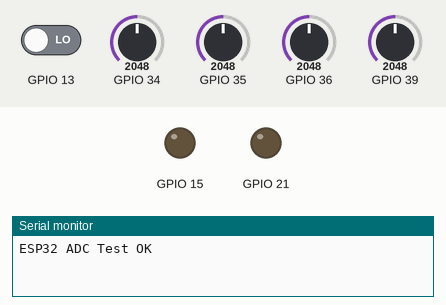
This sketch was run on a simulated ESP32. Parts: output pins drawn as LEDs (lit = HIGH), the last lines printed to the serial monitor. The inputs (shaded band) are chosen by the test bench; at power-on: GPIO 13 LOW, GPIO 34 = 2048, GPIO 35 = 2048, GPIO 36 = 2048, GPIO 39 = 2048.

Above: at 0.5 s.
At 1.2 s:
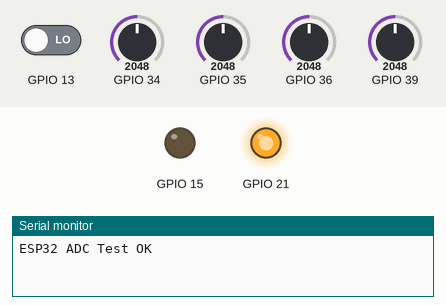
At 5.5 s:
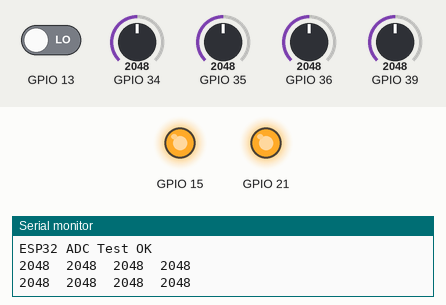
Timing chart, 0 to 8.1 s (numbered marks = the images above):
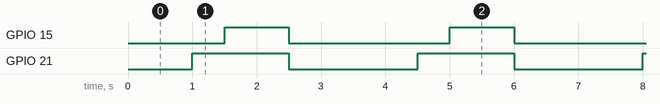

The sketch:

ESP32_Remote_Joystick_check.ino
```cpp
void setup() {
  Serial.begin(115200);
  Serial.println("ESP32 ADC Test OK");
  pinMode(15, OUTPUT);
  pinMode(21, OUTPUT);
}

void loop() {
  delay(1000);
  digitalWrite(21, HIGH);
  delay(500);
  digitalWrite(15, HIGH);
  int a = analogRead(34);
  int b = analogRead(35);
  int c = analogRead(36);
  int d = analogRead(39);
  int isON = digitalRead(13);

  Serial.print(a);
  Serial.print("  ");
  Serial.print(b);
  Serial.print("  ");
  Serial.print(c);
  Serial.print("  ");
  Serial.println(d);
  // if (Serial.available()){
  //   Serial.print(isON);
  //   char on = Serial.read();
      // pinMode(13, INPUT);
  //   if (on=='1') digitalWrite(13, HIGH);
  //   else digitalWrite(13, LOW);
  // }

  delay(1000);

  digitalWrite(21,LOW);
  digitalWrite(15,LOW);
 delay(1000);


}
```

Measured:
- by itself, GPIO 15: alternates HIGH for 1.0 s and LOW for 2.5 s
- by itself, GPIO 21: alternates HIGH for 1.5 s and LOW for 2.0 s
- by itself, everything shown: repeats every 3.5 s, in 3 steps
